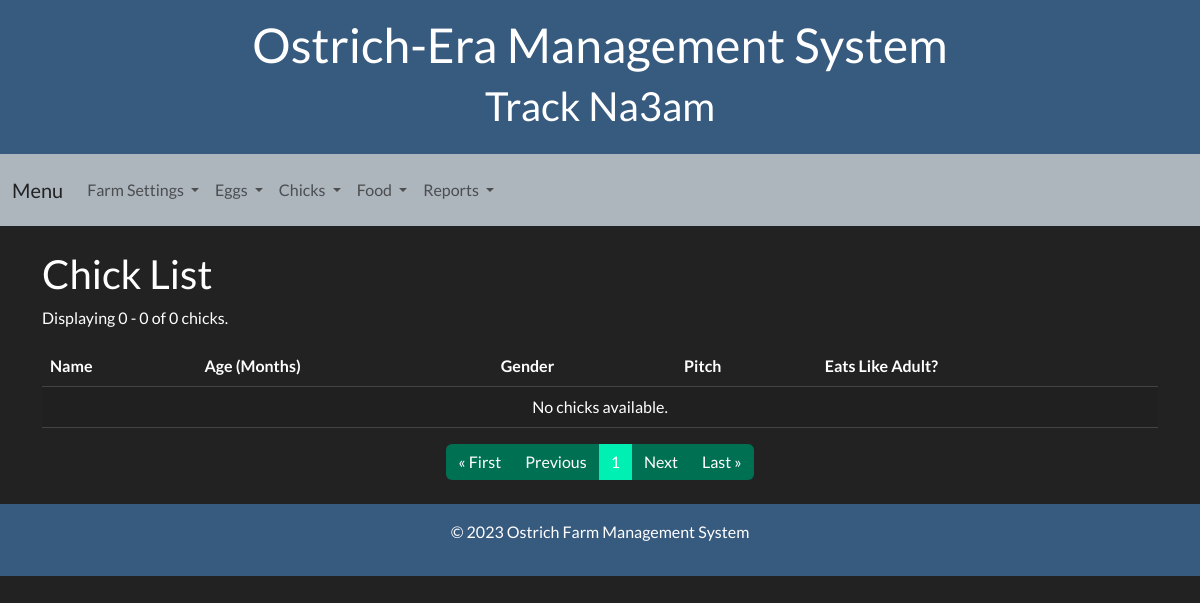
Before: /chick-list/ with the older database file.
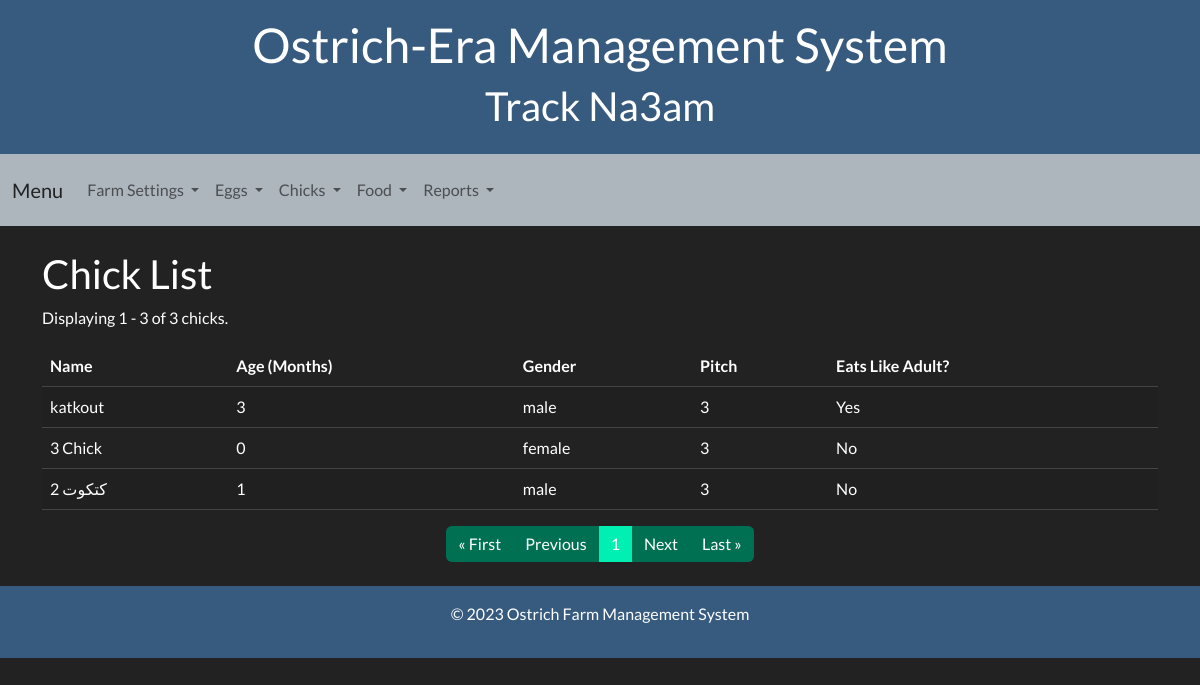
After: the same page with the newer database file.
### ostrich/models.py (models this page shows, shortened)
class Chick(models.Model):
    GENDER_CHOICES = [
        ('male', 'Male'),
        ('female', 'Female')
    ]
    name = models.CharField(max_length=100)
    creation_date = models.DateField(default=timezone.now)  # Date when the chick was created
    initial_age_in_months = models.PositiveIntegerField(null=True, blank=True)  # Optional for externally purchased chicks
    gender = models.CharField(max_length=10, choices=GENDER_CHOICES)
    pitch = models.ForeignKey('Pitch', on_delete=models.PROTECT, related_name='chicks', null=True, blank=True)
    @property
    def age_in_months(self):
        if self.initial_age_in_months is not None:
            return self.initial_age_in_months + self._calculate_dynamic_age()
        else:
            return self._calculate_dynamic_age()
    def _calculate_dynamic_age(self):
        if not self.creation_date:
            return 0
        today = timezone.now().date()
        age_days = (today - self.creation_date).days
        return age_days // 30  # Approximate months (30 days per month)
    @property
    def eats_like_adult(self):
        return self.age_in_months >= 2

class Pitch(models.Model):
    pitch_number = models.IntegerField(unique=True)

### ostrich/views.py (the view)
# urls.py: path('chick-list/', views.chick_list, name='chick_list'),
def chick_list(request):
    chicks = Chick.objects.all().order_by('-creation_date')
    paginator = Paginator(chicks, 20)  # Show 20 chicks per page
    page_number = request.GET.get('page')
    page_chicks = paginator.get_page(page_number)
    return render(request, 'chicks/chick_list.html', {'page_chicks': page_chicks})

### templates/chicks/chick_list.html
{% extends 'base.html' %}
{% block content %}
<h2>Chick List</h2>
<p>Displaying {{ page_chicks.start_index }} - {{ page_chicks.end_index }} of {{ page_chicks.paginator.count }} chicks.</p>
<table class="table table-striped">
    <thead>
        <tr>
            <th>Name</th>
            <th>Age (Months)</th>
            <th>Gender</th>
            <th>Pitch</th>
            <th>Eats Like Adult?</th>
        </tr>
    </thead>
    <tbody>
        {% for chick in page_chicks %}
        <tr>
            <td>{{ chick.name }}</td>
            <td>{{ chick.age_in_months }}</td>
            <td>{{ chick.gender }}</td>
            <td>{{ chick.pitch.pitch_number|default:"Not assigned" }}</td>
            <td>{{ chick.eats_like_adult|yesno:"Yes,No" }}</td>
        </tr>
        {% empty %}
        <tr>
            <td colspan="5" class="text-center">No chicks available.</td>
        </tr>
        {% endfor %}
    </tbody>
</table>
<nav aria-label="Page navigation">
    <ul class="pagination justify-content-center">
        {% if page_chicks.has_previous %}
        <li class="page-item">
            <a class="page-link" href="?page=1">&laquo; First</a>
        </li>
        <li class="page-item">
            <a class="page-link" href="?page={{ page_chicks.previous_page_number }}">Previous</a>
        </li>
        {% else %}
        <li class="page-item disabled">
            <a class="page-link" href="#" tabindex="-1" aria-disabled="true">&laquo; First</a>
        </li>
        <li class="page-item disabled">
            <a class="page-link" href="#" tabindex="-1" aria-disabled="true">Previous</a>
        </li>
        {% endif %}
        <li class="page-item active" aria-current="page">
            <span class="page-link">{{ page_chicks.number }}</span>
        </li>
        {% if page_chicks.has_next %}
        <li class="page-item">
            <a class="page-link" href="?page={{ page_chicks.next_page_number }}">Next</a>
        </li>
        <li class="page-item">
            <a class="page-link" href="?page={{ page_chicks.paginator.num_pages }}">Last &raquo;</a>
        </li>
        {% else %}
        <li class="page-item disabled">
            <a class="page-link" href="#" tabindex="-1" aria-disabled="true">Next</a>
        </li>
        <li class="page-item disabled">
            <a class="page-link" href="#" tabindex="-1" aria-disabled="true">Last &raquo;</a>
        </li>
        {% endif %}
    </ul>
</nav>
{% endblock %}

### templates/base.html (shortened to what this page needs)
<!DOCTYPE html>
<html lang="en">
<head>
    <link href="https://bootswatch.com/5/darkly/bootstrap.min.css" rel="stylesheet">
</head>
<body>
    <header class="bg-primary text-white p-3 text-center">
        <h1>Ostrich-Era Management System</h1>
        <h2>Track Na3am</h2>
    </header>
    <nav class="navbar navbar-expand-lg navbar-light bg-light">
        <div class="container-fluid">
            <a class="navbar-brand" href="{% url 'home' %}">Menu</a>
            <div class="collapse navbar-collapse" id="navbarNav">
                <ul class="navbar-nav">
                    <li class="nav-item dropdown">
                        <a class="nav-link dropdown-toggle" href="#" id="farmSettingsDropdown" role="button" data-bs-toggle="dropdown" aria-expanded="false">
                            Farm Settings
                        </a>
                    </li>
                    <li class="nav-item dropdown">
                        <a class="nav-link dropdown-toggle" href="#" id="eggsDropdown" role="button" data-bs-toggle="dropdown" aria-expanded="false">
                            Eggs
                        </a>
                    </li>
                    <li class="nav-item dropdown">
                        <a class="nav-link dropdown-toggle" href="#" id="chicksDropdown" role="button" data-bs-toggle="dropdown" aria-expanded="false">
                            Chicks
                        </a>
                    </li>
                    <li class="nav-item dropdown">
                        <a class="nav-link dropdown-toggle" href="#" id="foodDropdown" role="button" data-bs-toggle="dropdown" aria-expanded="false">
                            Food
                        </a>
                    </li>
                    <li class="nav-item dropdown">
                        <a class="nav-link dropdown-toggle" href="#" id="reportsDropdown" role="button" data-bs-toggle="dropdown" aria-expanded="false">
                            Reports
                        </a>
                    </li>
                </ul>
            </div>
        </div>
    </nav>
    <div class="container mt-4">
        {% block content %}{% endblock %}
    </div>
    <footer class="bg-primary text-white text-center p-3 mt-4">
        <p>&copy; 2023 Ostrich Farm Management System</p>
    </footer>
</body>
</html>

Changed rows visible on the page:
added Chick: name "katkout", age_in_months "3", gender "male", pitch.pitch_number "3", eats_like_adult "Yes"
added Chick: name "3 Chick", age_in_months "0", gender "female", pitch.pitch_number "3", eats_like_adult "No"
added Chick: name "كتكوت 2", age_in_months "1", gender "male", pitch.pitch_number "3", eats_like_adult "No"
Other visible differences:
{{ page_chicks.start_index }}: "0" → "1"
{{ page_chicks.end_index }}: "0" → "3"
{{ page_chicks.paginator.count }}: "0" → "3"
text no longer shown: "No chicks available."
